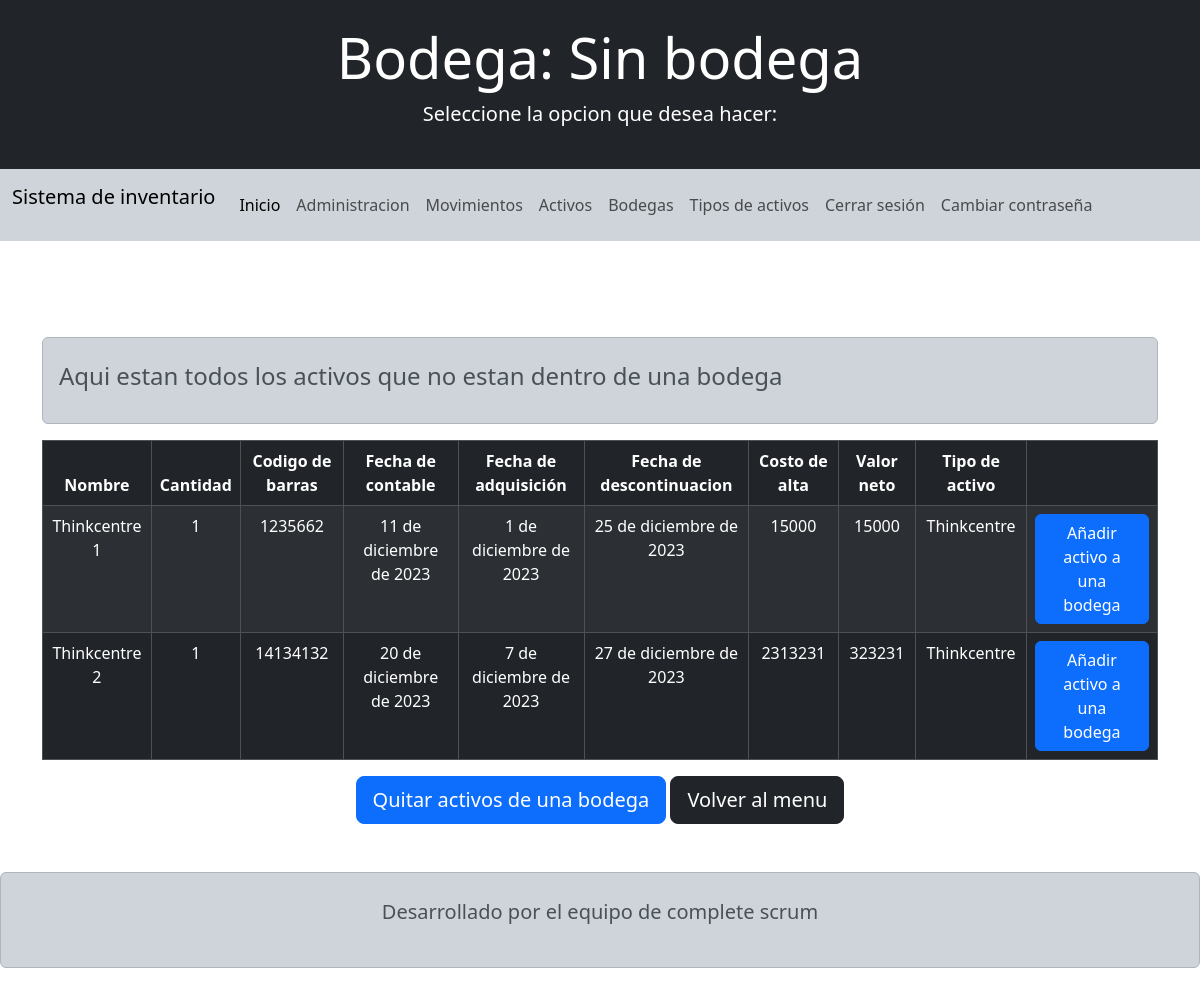
The page /bodega/1/ (signed in) on the database as committed earlier.
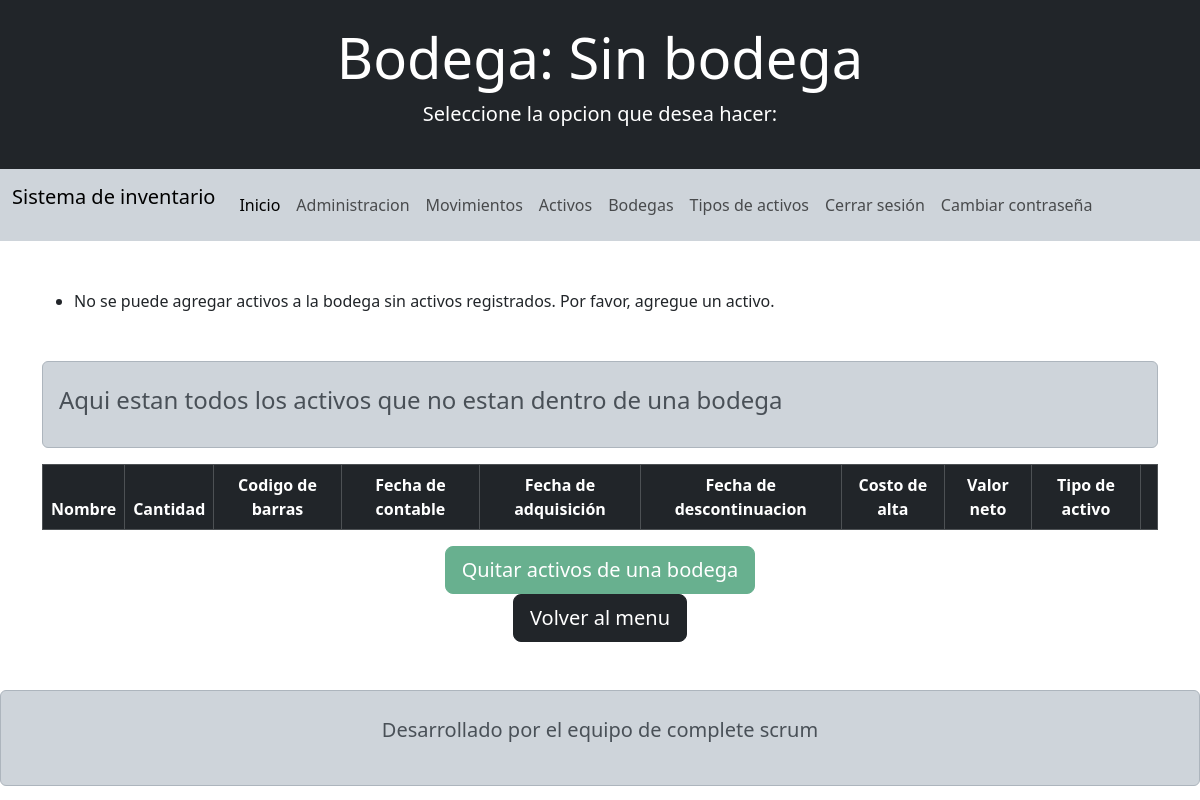
The same page on the database as committed later.
### appProject/models.py (models this page shows, shortened)
class Activo(models.Model):
    nombre =                models.CharField           (blank=False, null=False, verbose_name="Nombre del activo",      max_length=50)
    cantidad =              models.PositiveIntegerField(blank=False, null=False, verbose_name="Cantidad del activo")
    descripcion =           models.CharField           (blank=False, null=False, verbose_name="Descripcion del activo", max_length=1000)
    codigo_barra =          models.CharField           (blank=False, null=False, verbose_name="Codigo de barras del activo", max_length=50)
    fecha_adquisicion =     models.DateField           (blank=False, null=False, verbose_name="Fecha de adquisicion del activo")
    fecha_contable =        models.DateField           (blank=False, null=False, verbose_name="Fecha contable del activo")
    fecha_descontinuacion = models.DateField           (blank=False, null=False, verbose_name="Fecha de descopntinuacion del activo")
    costo_alta =            models.PositiveIntegerField(blank=False, null=False, verbose_name="Costo de alta del activo")
    valor_neto =            models.IntegerField        (blank=False, null=False, verbose_name="Valor neto del activo")
    tipo_activo =           models.ForeignKey          (Tipo_activo, on_delete=models.PROTECT, blank=False, null=False)

class Tipo_activo(models.Model):
    nombre =        models.CharField(blank=False, null=False, max_length=50)
    marca =         models.CharField(blank=False, null=False, max_length=50)
    unidad_inacap = models.CharField(blank=False, null=False, max_length=50)

### appProject/views.py (the view)
# urls.py: path('bodega/<int:id>/',                                     views.read_activo_bodega, name='read_activo_bodega'),
@login_required
def read_activo_bodega(req, id):
    bodega = Bodega.objects.get(id=id)
    activos = Activo.objects.filter(activo_bodega__bodega=id, activo_bodega__estado=True)
    activos_all = Activo.objects.all()
    if activos_all.count() == 0:
        messages.error(req, f'No se puede agregar activos a la bodega sin activos registrados. Por favor, agregue un activo.')
    data = {'bodega': bodega, 'activos': activos, 'activos_all': activos_all}
    return render(req, 'activo_bodega/read_activo_bodega.html', data)

### templates/activo_bodega/read_activo_bodega.html (shortened to what the changed rows need)
<!doctype html>
<html lang="es">
<head>
  <link href="https://cdn.jsdelivr.net/npm/bootstrap@5.3.2/dist/css/bootstrap.min.css" rel="stylesheet"
>
  <link rel="stylesheet" href="https://cdn.jsdelivr.net/npm/bootstrap-icons@1.11.2/font/bootstrap-icons.min.css">
</head>
<body>
    <header>
        <div class="bg-dark text-white py-4 text-center">
            <h1 class="display-4">Bodega: {{ bodega.nombre }}</h1>
        </div>
    </header>
    <br><br>
    <main>
        <div class="container">
            {% if messages %}
            <ul class="messages">
                {% for message in messages %}
                <li{% if message.tags %} class="{{ message.tags }}"{% endif %}>{{ message }}</li>
                {% endfor %}
            </ul>
            {% endif %}
            {% if bodega.nombre != 'Sin bodega' %}
            <div class="alert alert-dark py-4 mt-5">
                <h2 class="text-center">Datos de la bodega actual:</h2>
                <h4>Nombre:    {{ bodega.nombre }}</h4>
                <h4>Ubicacion: {{ bodega.ubicacion }}</h4>
                <h4>Piso:      {{ bodega.piso }}</h4>
                <h4>Edificio:  {{ bodega.edificio }}</h4>
                <h4>Capacidad: {{ bodega.capacidad }}</h4>
            </div>
            <div class="text-center">
                <a href="{% url 'edit_bodega' bodega.id %}" class="btn btn-primary btn-lg text-white">Actualizar datos</a>
                {% if not activos and user.is_superuser %}
                <a href="{% url 'del_bodega' bodega.id %}" class="btn btn-danger btn-lg text-white" onclick="return doubleConfirm();">Eliminar bodega</a>
                <script>
                    function doubleConfirm() {
                        var confirm1 = confirm('¿Está seguro de eliminar la bodega?. Esta acción no se puede deshacer.');
                        if (confirm1) {
                            var confirm2 = confirm('¿Está absolutamente seguro? Esta accion conlleva eliminar todo registro relacionado en los movimientos.');
                            if (confirm2) {
                                return true;
                            }
                        }
                        return false;
                    }
                </script>
                {% else %}
                <div title="Debes ser super usuario y que la bodega no contenga ningun activo para poder eliminar la bodega">
                    <button class="btn btn-danger btn-lg text-white" disabled>Eliminar bodega</button>
                </div>
                {% endif %}
            </div>
            <h2>Activos en la bodega:</h2>
            <div class="table-responsive">
                <table class="table table-striped table-bordered table-dark">
                    <thead class="thead-dark text-center">
                        <tr>
                            <th scope="col">Nombre</th>
                            <th scope="col">Cantidad</th>
                            <th scope="col">Codigo de barras</th>
                            <th scope="col">Fecha de contable</th>
                            <th scope="col">Fecha de adquisición</th>
                            <th scope="col">Fecha de descontinuacion</th>
                            <th scope="col">Costo de alta</th>
                            <th scope="col">Valor neto</th>
                            <th scope="col">Tipo de activo</th>
                            <th scope="col"></th>
                        </tr>
                    </thead>
                    <tbody class="text-center tbody-dark">
                        {% for a in activos %}
                        <tr>
                            <td scope="row">{{ a.nombre }}</td>
                            <td>{{ a.cantidad }}</td>
                            <td>{{ a.codigo_barra }}</td>
                            <td>{{ a.fecha_contable }}</td>
                            <td>{{ a.fecha_adquisicion }}</td>
                            <td>{{ a.fecha_descontinuacion }}</td>
                            <td>{{ a.costo_alta }}</td>
                            <td>{{ a.valor_neto }}</td>
                            <td>{{ a.tipo_activo.nombre }}</td>
                            <td>
                                <a name="" id="" href="{% url 'edit_activo_bodega' bodega.id a.id %}" role="button" class="btn btn-primary">Mover activo a otra bodega</a>
                                <a name="" id="" href="{% url 'del_activo_bodega' a.id %}" role="button" class="btn btn-danger" onclick="return confirm('¿Está seguro de eliminar el activo {{ a.nombre }} de esta bodega?, se quedara sin bodega');">Eliminar activo de esta bodega</a>
                            </td>
                        </tr>
                        {% endfor %}
                    </tbody>
                </table>
                <div class="text-center">
                    {% if not activos_all %}
                    <div title="No hay ningun activo registrado">
                        <button class="btn btn-success btn-lg text-white" disabled>Mover activos a esta bodega</button>
                    </div>
                    {% else %}
                    <a href="{% url 'add_activo_bodega' bodega.id %}" class="btn btn-primary btn-lg text-white">Mover activos a esta bodega</a>
                    {% endif %}
                    <a href="{% url 'read_bodega'%}" class="btn btn-dark btn-lg text-white">Volver al menu</a>
                </div>
            </div>
            {% else %}
            <div class="table-responsive">
                <table class="table table-striped table-bordered table-dark">
                    <thead class="thead-dark text-center">
                        <tr>
                            <th scope="col">Nombre</th>
                            <th scope="col">Cantidad</th>
                            <th scope="col">Codigo de barras</th>
                            <th scope="col">Fecha de contable</th>
                            <th scope="col">Fecha de adquisición</th>
                            <th scope="col">Fecha de descontinuacion</th>
                            <th scope="col">Costo de alta</th>
                            <th scope="col">Valor neto</th>
                            <th scope="col">Tipo de activo</th>
                            <th scope="col"></th>
                        </tr>
                    </thead>
                    <tbody class="text-center tbody-dark">
                        {% for a in activos %}
                        <tr>
                            <td scope="row">{{ a.nombre }}</td>
                            <td>{{ a.cantidad }}</td>
                            <td>{{ a.codigo_barra }}</td>
                            <td>{{ a.fecha_contable }}</td>
                            <td>{{ a.fecha_adquisicion }}</td>
                            <td>{{ a.fecha_descontinuacion }}</td>
                            <td>{{ a.costo_alta }}</td>
                            <td>{{ a.valor_neto }}</td>
                            <td>{{ a.tipo_activo.nombre }}</td>
                            <td>
                                <a name="" id="" href="{% url 'edit_activo_bodega' bodega.id a.id %}" role="button" class="btn btn-primary">Añadir activo a una bodega</a>
                            </td>
                        </tr>
                        {% endfor %}
                    </tbody>
                </table>
                <div class="text-center">
                    {% if not activos_all %}
                    <div title="No hay ningun activo registrado">
                        <button class="btn btn-success btn-lg text-white" disabled>Quitar activos de una bodega</button>
                    </div>
                    {% else %}
                    <a href="{% url 'add_activo_bodega' bodega.id %}" class="btn btn-primary btn-lg text-white">Quitar activos de una bodega</a>
                    {% endif %}
                    <a href="{% url 'read_bodega'%}" class="btn btn-dark btn-lg text-white">Volver al menu</a>
                </div>
            </div>
            {% endif %}
        </div>
    </main>
</body>
</html>

Rows that differ between the two databases and show on the page:
removed Activo: nombre "Thinkcentre 1", cantidad "1", codigo_barra "1235662", fecha_contable "11 de diciembre de 2023", fecha_adquisicion "1 de diciembre de 2023", fecha_descontinuacion "25 de diciembre de 2023", costo_alta "15000", valor_neto "15000", tipo_activo.nombre "Thinkcentre"
removed Activo: nombre "Thinkcentre 2", cantidad "1", codigo_barra "14134132", fecha_contable "20 de diciembre de 2023", fecha_adquisicion "7 de diciembre de 2023", fecha_descontinuacion "27 de diciembre de 2023", costo_alta "2313231", valor_neto "323231", tipo_activo.nombre "Thinkcentre"
Other text that changed with them:
new list line: "No se puede agregar activos a la bodega sin activos registrados. Por favor, agregue un activo."
